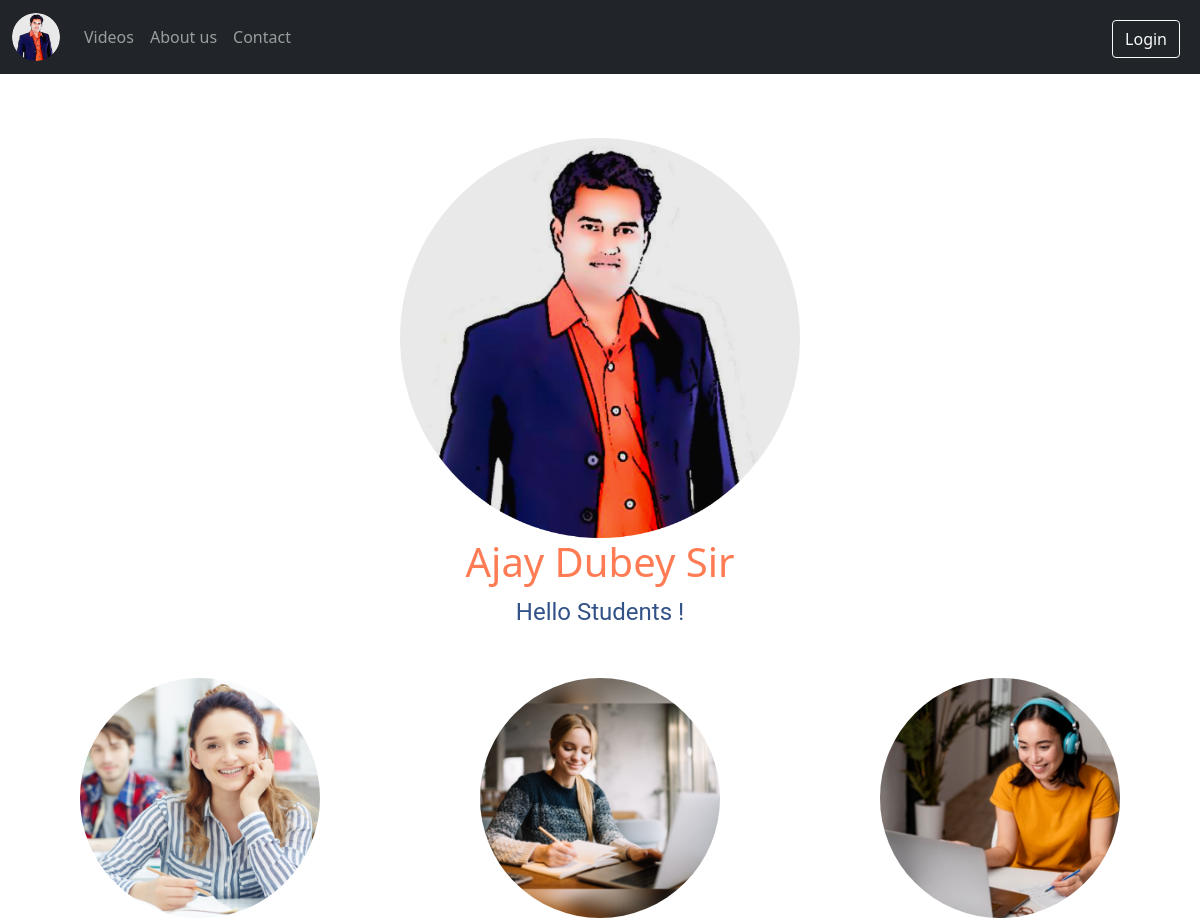
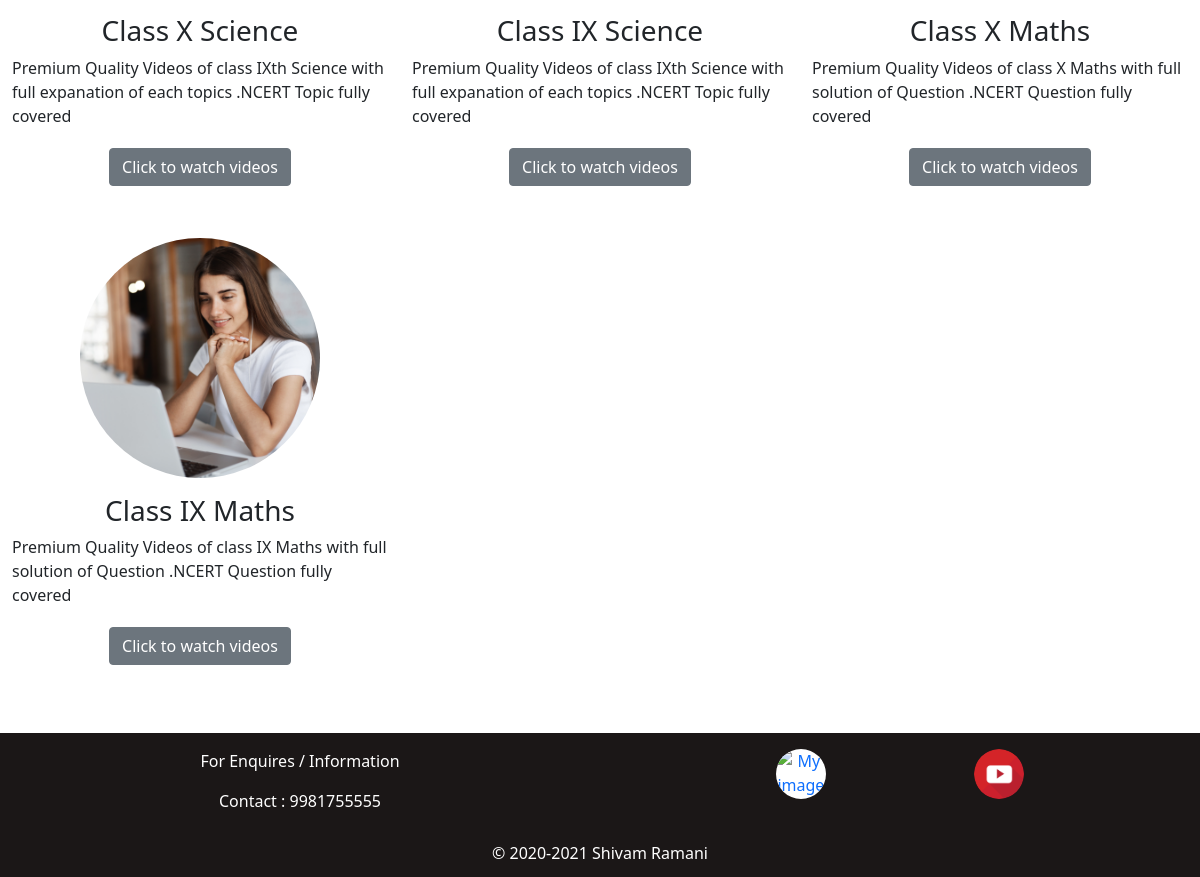
The page / on the database its author committed (2 pictures, top to bottom).
### data/models.py (models this page shows, shortened)
class Data_of_rows(models.Model):
    standard_img = models.ImageField(upload_to = 'images/' , default = "")
    standard =  models.CharField(max_length = 20)
    description = models.CharField(max_length =115)

### data/views.py (the view)
# urls.py: path('',views.index),
def index(request):
     data = Data_of_rows.objects.all()
     n= len(data)
     params = {'range': range(1,n),'data': data}
     return render (request,"index.html" , params)

### data/templates/index.html (shortened to what this page needs)
<!doctype html>
<html lang="en">
  {% load static %}
  <head>
    <link href="https://cdn.jsdelivr.net/npm/bootstrap@5.0.0/dist/css/bootstrap.min.css" rel="stylesheet">
  </head>
  <body>
    <nav class="navbar navbar-expand-lg navbar-dark bg-dark">
  <div class="container-fluid">
    <a class="navbar-brand" href="/"><img src="{% static 'ajaysir.png' %}"  alt="My image" style="
      width: 3rem;
      height: 3rem;
      margin-top:0;
    " ></a>
    <div class="collapse navbar-collapse" id="navbarSupportedContent">
      <ul class="navbar-nav me-auto mb-2 mb-lg-0">
        <li class="nav-item">
          <a class="nav-link " aria-current="page" href="#topics">Videos</a>
        </li>
        <li class="nav-item">
          <a class="nav-link" href="/About Us">About us</a>
        </li>
        <li class="nav-item">
          <a class="nav-link" href="#footer_shivam">Contact</a>
        </li>
      </ul>
      {% if user.is_authenticated %}
      <a class = "user "href ="">  hello ! {{user.username}}</a>
      <a href ="/logout"> <button class="btn btn-outline-light me-2 mt-2" >Logout</button></a>
      {% else %}
      <a href ="/login"> <button class="btn btn-outline-light me-2 mt-2" >Login</button></a>
      {% endif %}
    </div>
  </div>
</nav>
<img src="{% static 'ajaysir.png' %}" class=" ajay rounded mx-auto d-block" alt="My image">
<h1 class =  "cent">Ajay Dubey Sir</h1>
<div class = "container">
<span class=" txt-type" data-wait = "2000" data-words = ' ["Hello Students !" ,"I am having 17 years of teaching experience" , "in teaching Maths and Science" , "of Class IX and X"]'></span>
</div>
<div class = " container-fluid " id = "topics">
  <div class = "row">
    {% for i in data|slice:":" %}
    <div class="col-lg-4 col-sm-12">
      <img  src="/media/{{i.standard_img}}">
      <h3 class = "set"> {{i.standard}}</h3>
      <p class = "sett">{{i.description}}</p>
       <a class = "ref" href="{{i.standard}}"><button class="btn btn-secondary button" type="button">Click to watch videos</button></a>
        </div>
      {% endfor %}
    </div>
    </div>
<div class="container-fluid footer" id = "footer_shivam">
<div class="row" style = "padding-top:1rem;">
  <div class="col-lg-6 text-center">
    <p> For Enquires / Information</p>
    <p>Contact : 9981755555</p>
  </div>
  <div class="col-lg-6 text-center">
     <a href="https://www.facebook.com/ajay.dubey.75470"> <img src="{% static 'facebook.png' %}" class="facebook" alt="My image"></a>
      <a href=""> <img src="{% static 'yt.png' %}" class="instagram" alt="My image"></a>
  </div>
  <div class="col-lg-12 text-center" style="
  margin-top: 12px;
  margin-bottom: 12px;
">
    © 2020-2021 <a  href = "https://83499.github.io/simple_portfolio_website/" class = "shivam">Shivam Ramani</a>
  </div>
</div>
</div>
  </body>
</html>

### data/templates/index.html (style rules this page uses)
.ajay { margin-top:4rem; width:25rem; height:25rem; }
.cent { text-align: center; color:#ff7b54; }
.container { display: flex; flex-direction: column; justify-content: center; height: 100%; padding: 0 3rem; text-align: center; font-size:2rem; color:#325288; }
.ref { text-decoration: none; }
.sett { font-size:1rem; }
.set { margin-top:1rem; text-align: center; }
.button { margin-left:auto; margin-right:auto; display:block; }
img { margin-top:3rem; border-radius: 50%; width:15rem; height:15rem; margin-left: auto; margin-right: auto; display: block; }
.shivam { text-decoration: none; color:white; }
.facebook ,.instagram { height:50px; width:50px; display: inline-block; margin:0; }
.facebook { margin-right:25%; background-color:white; }
p { font-size: 1rem; }
span { font-size:1.5rem; font-family:Roboto; }
button { background-color: red; border: none; color: white; padding-left: 2rem; padding-right:2rem; text-align: center; text-decoration: none; display: inline-block; font-size: 1.5rem; margin: 4px 2px; border-radius: 25px; }
.footer { color:white; margin-top:4rem; background-color:#1b1717; }

### rows shown on the page
Data_of_rows: standard_img (picture), standard "Class X Science", description "Premium Quality Videos of class IXth Science with full expanation of each topics .NCERT Topic fully covered"
Data_of_rows: standard_img (picture), standard "Class IX Science", description "Premium Quality Videos of class IXth Science with full expanation of each topics .NCERT Topic fully covered"
Data_of_rows: standard_img (picture), standard "Class X Maths", description "Premium Quality Videos of class X Maths with full solution of Question .NCERT Question fully covered"
Data_of_rows: standard_img (picture), standard "Class IX Maths", description "Premium Quality Videos of class IX Maths with full solution of Question .NCERT Question fully covered"
